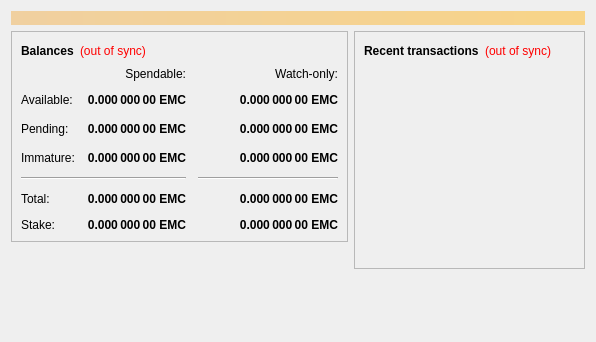
<?xml version="1.0" encoding="UTF-8"?>
<ui version="4.0">
 <class>OverviewPage</class>
 <widget class="QWidget" name="OverviewPage">
  <property name="geometry">
   <rect>
    <x>0</x>
    <y>0</y>
    <width>596</width>
    <height>342</height>
   </rect>
  </property>
  <property name="windowTitle">
   <string>Form</string>
  </property>
  <layout class="QVBoxLayout" name="topLayout">
   <item>
    <widget class="QLabel" name="labelAlerts">
     <property name="visible">
      <bool>false</bool>
     </property>
     <property name="styleSheet">
      <string notr="true">background-color: qlineargradient(x1: 0, y1: 0, x2: 1, y2: 0, stop:0 #F0D0A0, stop:1 #F8D488); color:#000000;</string>
     </property>
     <property name="wordWrap">
      <bool>true</bool>
     </property>
     <property name="margin">
      <number>3</number>
     </property>
    </widget>
   </item>
   <item>
    <layout class="QHBoxLayout" name="horizontalLayout" stretch="1,1">
     <item>
      <layout class="QVBoxLayout" name="verticalLayout_2">
       <item>
        <widget class="QFrame" name="frame">
         <property name="frameShape">
          <enum>QFrame::StyledPanel</enum>
         </property>
         <property name="frameShadow">
          <enum>QFrame::Raised</enum>
         </property>
         <layout class="QVBoxLayout" name="verticalLayout_4">
          <item>
           <layout class="QHBoxLayout" name="horizontalLayout_4">
            <item>
             <widget class="QLabel" name="label_5">
              <property name="font">
               <font>
                <weight>75</weight>
                <bold>true</bold>
               </font>
              </property>
              <property name="text">
               <string>Balances</string>
              </property>
             </widget>
            </item>
            <item>
             <widget class="QLabel" name="labelWalletStatus">
              <property name="cursor">
               <cursorShape>WhatsThisCursor</cursorShape>
              </property>
              <property name="toolTip">
               <string>The displayed information may be out of date. Your wallet automatically synchronizes with the supermaxcoin network after a connection is established, but this process has not completed yet.</string>
              </property>
              <property name="styleSheet">
               <string notr="true">QLabel { color: red; }</string>
              </property>
              <property name="text">
               <string notr="true">(out of sync)</string>
              </property>
              <property name="alignment">
               <set>Qt::AlignLeading|Qt::AlignLeft|Qt::AlignVCenter</set>
              </property>
             </widget>
            </item>
            <item>
             <spacer name="horizontalSpacer_3">
              <property name="orientation">
               <enum>Qt::Horizontal</enum>
              </property>
              <property name="sizeHint" stdset="0">
               <size>
                <width>40</width>
                <height>20</height>
               </size>
              </property>
             </spacer>
            </item>
           </layout>
          </item>
          <item>
           <layout class="QGridLayout" name="gridLayout">
            <property name="spacing">
             <number>12</number>
            </property>
            <item row="2" column="2">
             <widget class="QLabel" name="labelWatchPending">
              <property name="font">
               <font>
                <weight>75</weight>
                <bold>true</bold>
               </font>
              </property>
              <property name="cursor">
               <cursorShape>IBeamCursor</cursorShape>
              </property>
              <property name="toolTip">
               <string>Unconfirmed transactions to watch-only addresses</string>
              </property>
              <property name="text">
               <string notr="true">0.000 000 00 EMC</string>
              </property>
              <property name="alignment">
               <set>Qt::AlignRight|Qt::AlignTrailing|Qt::AlignVCenter</set>
              </property>
              <property name="textInteractionFlags">
               <set>Qt::LinksAccessibleByMouse|Qt::TextSelectableByKeyboard|Qt::TextSelectableByMouse</set>
              </property>
             </widget>
            </item>
            <item row="2" column="1">
             <widget class="QLabel" name="labelUnconfirmed">
              <property name="font">
               <font>
                <weight>75</weight>
                <bold>true</bold>
               </font>
              </property>
              <property name="cursor">
               <cursorShape>IBeamCursor</cursorShape>
              </property>
              <property name="toolTip">
               <string>Total of transactions that have yet to be confirmed, and do not yet count toward the spendable balance</string>
              </property>
              <property name="text">
               <string notr="true">0.000 000 00 EMC</string>
              </property>
              <property name="alignment">
               <set>Qt::AlignRight|Qt::AlignTrailing|Qt::AlignVCenter</set>
              </property>
              <property name="textInteractionFlags">
               <set>Qt::LinksAccessibleByMouse|Qt::TextSelectableByKeyboard|Qt::TextSelectableByMouse</set>
              </property>
             </widget>
            </item>
            <item row="3" column="2">
             <widget class="QLabel" name="labelWatchImmature">
              <property name="font">
               <font>
                <weight>75</weight>
                <bold>true</bold>
               </font>
              </property>
              <property name="cursor">
               <cursorShape>IBeamCursor</cursorShape>
              </property>
              <property name="toolTip">
               <string>Mined balance in watch-only addresses that has not yet matured</string>
              </property>
              <property name="text">
               <string notr="true">0.000 000 00 EMC</string>
              </property>
              <property name="alignment">
               <set>Qt::AlignRight|Qt::AlignTrailing|Qt::AlignVCenter</set>
              </property>
              <property name="textInteractionFlags">
               <set>Qt::LinksAccessibleByMouse|Qt::TextSelectableByKeyboard|Qt::TextSelectableByMouse</set>
              </property>
             </widget>
            </item>
            <item row="4" column="0" colspan="2">
             <widget class="Line" name="line">
              <property name="orientation">
               <enum>Qt::Horizontal</enum>
              </property>
             </widget>
            </item>
            <item row="4" column="2">
             <widget class="Line" name="lineWatchBalance">
              <property name="sizePolicy">
               <sizepolicy hsizetype="Preferred" vsizetype="Fixed">
                <horstretch>0</horstretch>
                <verstretch>0</verstretch>
               </sizepolicy>
              </property>
              <property name="minimumSize">
               <size>
                <width>140</width>
                <height>0</height>
               </size>
              </property>
              <property name="orientation">
               <enum>Qt::Horizontal</enum>
              </property>
             </widget>
            </item>
            <item row="5" column="0">
             <widget class="QLabel" name="labelTotalText">
              <property name="text">
               <string>Total:</string>
              </property>
             </widget>
            </item>
            <item row="3" column="1">
             <widget class="QLabel" name="labelImmature">
              <property name="font">
               <font>
                <weight>75</weight>
                <bold>true</bold>
               </font>
              </property>
              <property name="cursor">
               <cursorShape>IBeamCursor</cursorShape>
              </property>
              <property name="toolTip">
               <string>Mined balance that has not yet matured</string>
              </property>
              <property name="text">
               <string notr="true">0.000 000 00 EMC</string>
              </property>
              <property name="alignment">
               <set>Qt::AlignRight|Qt::AlignTrailing|Qt::AlignVCenter</set>
              </property>
              <property name="textInteractionFlags">
               <set>Qt::LinksAccessibleByMouse|Qt::TextSelectableByKeyboard|Qt::TextSelectableByMouse</set>
              </property>
             </widget>
            </item>
            <item row="2" column="3">
             <spacer name="horizontalSpacer_2">
              <property name="orientation">
               <enum>Qt::Horizontal</enum>
              </property>
              <property name="sizeHint" stdset="0">
               <size>
                <width>40</width>
                <height>20</height>
               </size>
              </property>
             </spacer>
            </item>
            <item row="3" column="0">
             <widget class="QLabel" name="labelImmatureText">
              <property name="text">
               <string>Immature:</string>
              </property>
             </widget>
            </item>
            <item row="5" column="1">
             <widget class="QLabel" name="labelTotal">
              <property name="font">
               <font>
                <weight>75</weight>
                <bold>true</bold>
               </font>
              </property>
              <property name="cursor">
               <cursorShape>IBeamCursor</cursorShape>
              </property>
              <property name="toolTip">
               <string>Your current total balance</string>
              </property>
              <property name="text">
               <string notr="true">0.000 000 00 EMC</string>
              </property>
              <property name="alignment">
               <set>Qt::AlignRight|Qt::AlignTrailing|Qt::AlignVCenter</set>
              </property>
              <property name="textInteractionFlags">
               <set>Qt::LinksAccessibleByMouse|Qt::TextSelectableByKeyboard|Qt::TextSelectableByMouse</set>
              </property>
             </widget>
            </item>
            <item row="5" column="2">
             <widget class="QLabel" name="labelWatchTotal">
              <property name="font">
               <font>
                <weight>75</weight>
                <bold>true</bold>
               </font>
              </property>
              <property name="cursor">
               <cursorShape>IBeamCursor</cursorShape>
              </property>
              <property name="toolTip">
               <string>Current total balance in watch-only addresses</string>
              </property>
              <property name="text">
               <string notr="true">0.000 000 00 EMC</string>
              </property>
              <property name="alignment">
               <set>Qt::AlignRight|Qt::AlignTrailing|Qt::AlignVCenter</set>
              </property>
              <property name="textInteractionFlags">
               <set>Qt::LinksAccessibleByMouse|Qt::TextSelectableByKeyboard|Qt::TextSelectableByMouse</set>
              </property>
             </widget>
            </item>
            <item row="0" column="2">
             <widget class="QLabel" name="labelWatchonly">
              <property name="text">
               <string>Watch-only:</string>
              </property>
              <property name="alignment">
               <set>Qt::AlignRight|Qt::AlignTrailing|Qt::AlignVCenter</set>
              </property>
             </widget>
            </item>
            <item row="1" column="0">
             <widget class="QLabel" name="labelBalanceText">
              <property name="text">
               <string>Available:</string>
              </property>
             </widget>
            </item>
            <item row="1" column="1">
             <widget class="QLabel" name="labelBalance">
              <property name="font">
               <font>
                <weight>75</weight>
                <bold>true</bold>
               </font>
              </property>
              <property name="cursor">
               <cursorShape>IBeamCursor</cursorShape>
              </property>
              <property name="toolTip">
               <string>Your current spendable balance</string>
              </property>
              <property name="text">
               <string notr="true">0.000 000 00 EMC</string>
              </property>
              <property name="alignment">
               <set>Qt::AlignRight|Qt::AlignTrailing|Qt::AlignVCenter</set>
              </property>
              <property name="textInteractionFlags">
               <set>Qt::LinksAccessibleByMouse|Qt::TextSelectableByKeyboard|Qt::TextSelectableByMouse</set>
              </property>
             </widget>
            </item>
            <item row="1" column="2">
             <widget class="QLabel" name="labelWatchAvailable">
              <property name="font">
               <font>
                <weight>75</weight>
                <bold>true</bold>
               </font>
              </property>
              <property name="cursor">
               <cursorShape>IBeamCursor</cursorShape>
              </property>
              <property name="toolTip">
               <string>Your current balance in watch-only addresses</string>
              </property>
              <property name="text">
               <string notr="true">0.000 000 00 EMC</string>
              </property>
              <property name="alignment">
               <set>Qt::AlignRight|Qt::AlignTrailing|Qt::AlignVCenter</set>
              </property>
              <property name="textInteractionFlags">
               <set>Qt::LinksAccessibleByMouse|Qt::TextSelectableByKeyboard|Qt::TextSelectableByMouse</set>
              </property>
             </widget>
            </item>
            <item row="2" column="0">
             <widget class="QLabel" name="labelPendingText">
              <property name="text">
               <string>Pending:</string>
              </property>
             </widget>
            </item>
            <item row="0" column="1">
             <widget class="QLabel" name="labelSpendable">
              <property name="text">
               <string>Spendable:</string>
              </property>
              <property name="alignment">
               <set>Qt::AlignRight|Qt::AlignTrailing|Qt::AlignVCenter</set>
              </property>
             </widget>
            </item>
            <item row="6" column="0">
             <widget class="QLabel" name="labelStakeText">
              <property name="text">
               <string>Stake:</string>
              </property>
             </widget>
            </item>
            <item row="6" column="1">
             <widget class="QLabel" name="labelStake">
              <property name="font">
               <font>
                <weight>75</weight>
                <bold>true</bold>
               </font>
              </property>
              <property name="cursor">
               <cursorShape>IBeamCursor</cursorShape>
              </property>
              <property name="toolTip">
               <string>Your current balance that is used in stake generation</string>
              </property>
              <property name="text">
               <string notr="true">0.000 000 00 EMC</string>
              </property>
              <property name="alignment">
               <set>Qt::AlignRight|Qt::AlignTrailing|Qt::AlignVCenter</set>
              </property>
              <property name="textInteractionFlags">
               <set>Qt::LinksAccessibleByMouse|Qt::TextSelectableByKeyboard|Qt::TextSelectableByMouse</set>
              </property>
             </widget>
            </item>
            <item row="6" column="2">
             <widget class="QLabel" name="labelWatchStake">
              <property name="font">
               <font>
                <weight>75</weight>
                <bold>true</bold>
               </font>
              </property>
              <property name="cursor">
               <cursorShape>IBeamCursor</cursorShape>
              </property>
              <property name="toolTip">
               <string>Your current balance that is used for stake generation in watch-only addresses</string>
              </property>
              <property name="text">
               <string notr="true">0.000 000 00 EMC</string>
              </property>
              <property name="alignment">
               <set>Qt::AlignRight|Qt::AlignTrailing|Qt::AlignVCenter</set>
              </property>
              <property name="textInteractionFlags">
               <set>Qt::LinksAccessibleByMouse|Qt::TextSelectableByKeyboard|Qt::TextSelectableByMouse</set>
              </property>
             </widget>
            </item>
           </layout>
          </item>
         </layout>
        </widget>
       </item>
       <item>
        <spacer name="verticalSpacer">
         <property name="orientation">
          <enum>Qt::Vertical</enum>
         </property>
         <property name="sizeHint" stdset="0">
          <size>
           <width>20</width>
           <height>40</height>
          </size>
         </property>
        </spacer>
       </item>
      </layout>
     </item>
     <item>
      <layout class="QVBoxLayout" name="verticalLayout_3">
       <item>
        <widget class="QFrame" name="frame_2">
         <property name="frameShape">
          <enum>QFrame::StyledPanel</enum>
         </property>
         <property name="frameShadow">
          <enum>QFrame::Raised</enum>
         </property>
         <layout class="QVBoxLayout" name="verticalLayout">
          <item>
           <layout class="QHBoxLayout" name="horizontalLayout_2">
            <item>
             <widget class="QLabel" name="label_4">
              <property name="font">
               <font>
                <weight>75</weight>
                <bold>true</bold>
               </font>
              </property>
              <property name="text">
               <string>Recent transactions</string>
              </property>
             </widget>
            </item>
            <item>
             <widget class="QLabel" name="labelTransactionsStatus">
              <property name="cursor">
               <cursorShape>WhatsThisCursor</cursorShape>
              </property>
              <property name="toolTip">
               <string>The displayed information may be out of date. Your wallet automatically synchronizes with the supermaxcoin network after a connection is established, but this process has not completed yet.</string>
              </property>
              <property name="styleSheet">
               <string notr="true">QLabel { color: red; }</string>
              </property>
              <property name="text">
               <string notr="true">(out of sync)</string>
              </property>
              <property name="alignment">
               <set>Qt::AlignRight|Qt::AlignTrailing|Qt::AlignVCenter</set>
              </property>
             </widget>
            </item>
            <item>
             <spacer name="horizontalSpacer">
              <property name="orientation">
               <enum>Qt::Horizontal</enum>
              </property>
              <property name="sizeHint" stdset="0">
               <size>
                <width>40</width>
                <height>20</height>
               </size>
              </property>
             </spacer>
            </item>
           </layout>
          </item>
          <item>
           <widget class="QListView" name="listTransactions">
            <property name="styleSheet">
             <string notr="true">QListView { background: transparent; }</string>
            </property>
            <property name="frameShape">
             <enum>QFrame::NoFrame</enum>
            </property>
            <property name="verticalScrollBarPolicy">
             <enum>Qt::ScrollBarAlwaysOff</enum>
            </property>
            <property name="horizontalScrollBarPolicy">
             <enum>Qt::ScrollBarAlwaysOff</enum>
            </property>
            <property name="selectionMode">
             <enum>QAbstractItemView::NoSelection</enum>
            </property>
           </widget>
          </item>
         </layout>
        </widget>
       </item>
       <item>
        <spacer name="verticalSpacer_2">
         <property name="orientation">
          <enum>Qt::Vertical</enum>
         </property>
         <property name="sizeHint" stdset="0">
          <size>
           <width>20</width>
           <height>40</height>
          </size>
         </property>
        </spacer>
       </item>
      </layout>
     </item>
    </layout>
   </item>
  </layout>
 </widget>
 <resources/>
 <connections/>
</ui>
